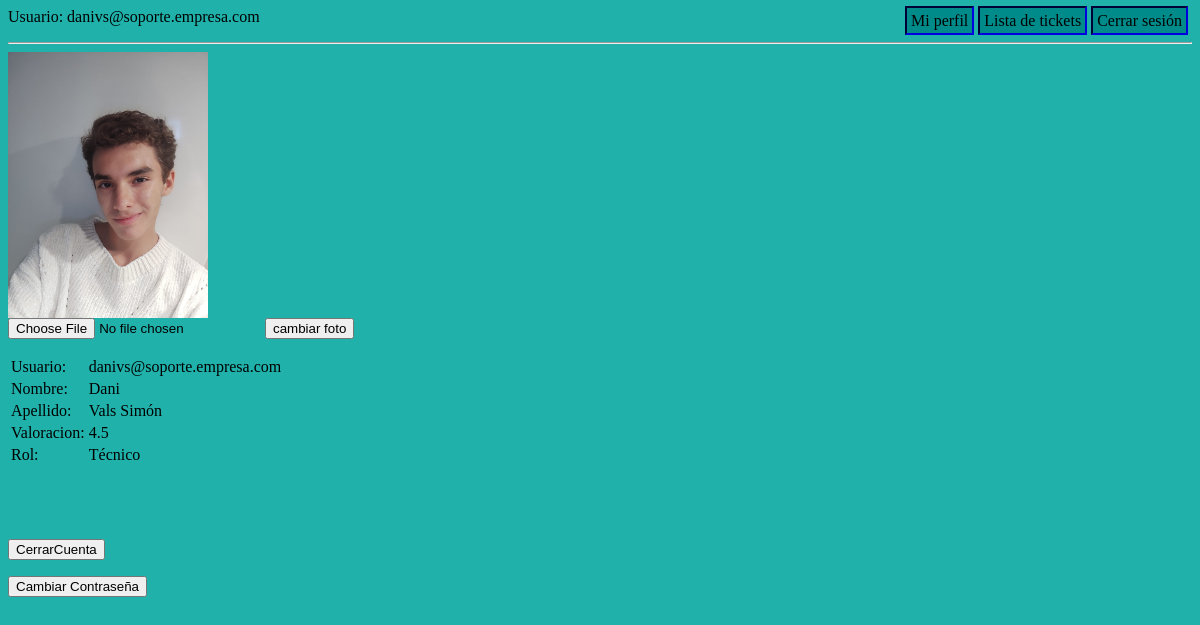
Page /profile.php (signed in) on the committed database.
### tables this page shows
CREATE TABLE AppUser (
	idUser INT(10) PRIMARY KEY AUTO_INCREMENT,
    email VARCHAR(255) UNIQUE,
    passwd VARCHAR(64),
    name VARCHAR(255),
    lastname VARCHAR(255),
    rol INT(1),
    openTickets INT(1),
    activated INT(1),
	CONSTRAINT FOREIGN KEY (rol) REFERENCES Rol (idRol),
    CONSTRAINT CHECK (openTickets<=3)
);

CREATE TABLE Rating (
    idTechnician INT(10) PRIMARY KEY,
    actualRating FLOAT(3,2),
    numOfRatings INT(10),
    CONSTRAINT FOREIGN KEY(idTechnician) REFERENCES AppUser(idUser) ON DELETE CASCADE,
    CONSTRAINT CHECK (actualRating<=5 AND actualRating>=0)
);

### file_dir.php (called while the page is built)
<?php
$attach_directory = "./uploads/";
$profile_picture_directory = $attach_directory . "ProfilePictures/";

### func.php (called while the page is built, shortened)
<?php
function returnPPstring($name) {
    require "file_dir.php";
    if (file_exists($profile_picture_directory . $name . ".png")) {
        return      $profile_picture_directory . $name . ".png";
    } else {
        return $profile_picture_directory . "defaultPP.png";
    }
}
    ?>

### profile.php (the view, shortened to what this page needs)
<?php
include "header.php";
if (isset($_SESSION["email"])) {
    $user = $_SESSION["email"];
}
require "func.php";
require "conection.php";
$bd = new PDO("mysql:dbname=".$bd_config["bd_name"].";host=".$bd_config["ip"],
    $bd_config["user"],
    $bd_config["password"]);
$sel = "select * from AppUser where email like '".$user."'";
$res = $bd->query($sel);
foreach ($res as $row) {
    $userid = $row['idUser'];
    $email = $row['email'];
    $rol = $row['rol'];
    $name = $row['name'];
    $surname = $row['lastname'];
}
require "file_dir.php";
?>
<!DOCTYPE html>
<html lang="en">
<head>
    <link rel="stylesheet" href="css/profile.css">
</head>
<body>
    <div id="div-profile">
        <img src="<?= returnPPstring($user) ?>" alt="foto de perfil">
        <?php if ($_SESSION['email'] == $user) { ?>
            <form method="post" enctype="multipart/form-data">
                <input type="file" name="new_profile_picture" required accept=".jpg, .jpeg, .png, .webp">
                <input type="submit" value="cambiar foto">
            </form>
        <?php } ?>
        <table>
            <tr>
                <td>Usuario:</td>
                <td><?= $email?></td>
            </tr>
            <tr>
                <td>Nombre:</td>
                <td><?= $name?></td>
            </tr>
            <tr>
                <td>Apellido:</td>
                <td><?= $surname?></td>
            </tr>
            <?php
                if ($rol == 1) {
            ?>
            <tr>
                <td>Valoracion:</td>
                <td>
                <?php
                    $ratingSel = "SELECT * FROM rating WHERE idTechnician = " . $userid;
                    $rating = $bd->query($ratingSel);
                    foreach ($rating as $rate) {
                        echo $rate['actualRating'];
                    }
                ?>
                </td>
            </tr>
            <?php
                }
                if ($_SESSION['rol'] == 1 || $_SESSION['email'] == $user) {
            ?>
            <tr>
                <td>Rol:</td>
                <td>
                    <?php
                        if ($rol == 1) {
                            echo "Técnico";
                        } else {
                            echo "Usuario";
                        }
                    ?>
                </td>
            </tr>
            <?php
            }
            ?>
        </table>
        <br>
        <br>
        <br>
        <br>
        <form action="confirmation_panel.php" method="post">
            <input type="submit" value="CerrarCuenta">
        </form>
        <form action="change_password.php" method="post">
            <input type="submit" value="Cambiar Contraseña" name="change_password">
        </form>
    </div>
</body>
</html>

### css/header.css (style rules this page uses)
body { background-color: lightseagreen; }

### css/profile.css (style rules this page uses)
img { width: 200px; }

### rows in the picture
appuser: email "danivs@soporte.empresa.com", lastname "Vals Simón"
rating: actualRating "4.5"

### other values in the picture
$_SESSION['email'] "danivs@soporte.empresa.com"
$name "Dani"
